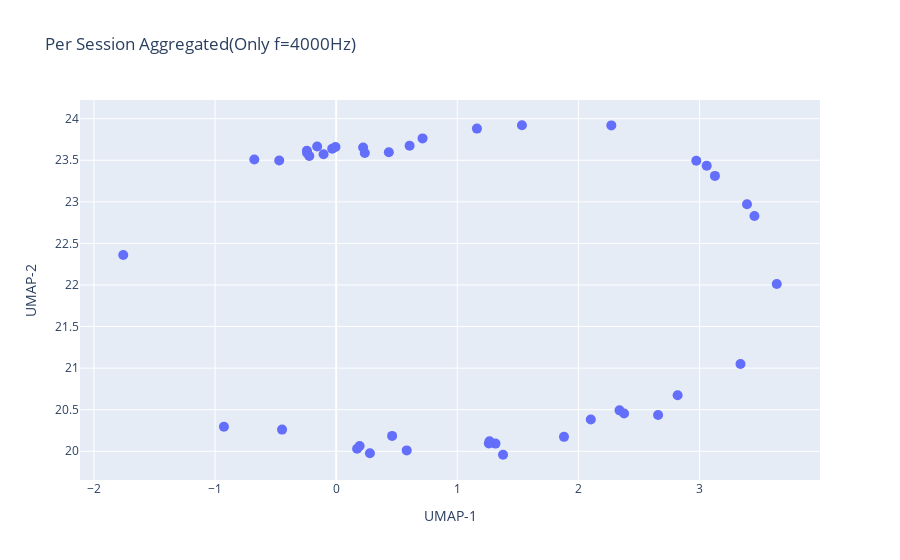

Notebook code for this chart:
### Code cell
train_emb, train_y, train_grp = load_dataset(split_df, _, feature_path, "train", model_type)
val_emb, val_y, val_grp = load_dataset(split_df, _, feature_path, "val", model_type)
test_emb, test_y, test_grp = load_dataset(split_df, _, feature_path, "test", model_type)
imp_emb, imp_y, imp_grp = load_dataset(split_df, _, feature_path, "impostor", model_type)

train_emb = torch.from_numpy(train_emb).float()
val_emb = torch.from_numpy(val_emb).float()
test_emb = torch.from_numpy(test_emb).float()
imp_emb = torch.from_numpy(imp_emb).float()

train_emb, val_emb, test_emb, imp_emb = z_score(train_emb, val_emb, test_emb, imp_emb)

freq = 2

emb_train_ses, y_train_ses, train_grp = aggregate_by_session_per_freq(train_emb, train_y, train_grp, train_freq, freq)    
emb_val_ses, y_val_ses, val_grp = aggregate_by_session_per_freq(val_emb, val_y, val_grp, val_freq, freq)
emb_test_ses, y_test_ses, test_grp = aggregate_by_session_per_freq(test_emb, test_y, test_grp, test_freq, freq)
emb_imp_ses, y_imp_ses, imp_grp = aggregate_by_session_per_freq(imp_emb, imp_y, imp_grp, imp_freq, freq)

group = []
for i, j in zip(y_train_ses, train_grp):
    if int(i) < 10:
        group.append(f"user_0{i}_session_{j}")
    else:
        group.append(f"user_{i}_session_{j}")
train_grp = np.array(group)

group = []
for i, j in zip(y_val_ses, val_grp):
    if int(i) < 10:
        group.append(f"user_0{i}_session_{j}")
    else:
        group.append(f"user_{i}_session_{j}")
val_grp = np.array(group)

group = []
for i, j in zip(y_test_ses, test_grp):
    if int(i) < 10:
        group.append(f"user_0{i}_session_{j}")
    else:
        group.append(f"user_{i}_session_{j}")
test_grp = np.array(group)

group = []
for i, j in zip(y_imp_ses, imp_grp):
    if int(i) < 10:
        group.append(f"user_0{i}_session_{j}")
    else:
        group.append(f"user_{i}_session_{j}")
imp_grp = np.array(group)

all_emb = torch.cat([emb_train_ses, emb_val_ses, emb_test_ses, emb_imp_ses], dim = 0)
all_users = np.concatenate([y_train_ses, y_val_ses, y_test_ses, y_imp_ses],axis = 0)
all_sessions = np.concatenate([train_grp, val_grp, test_grp, imp_grp], axis = 0)

import umap

umap_model = umap.UMAP(
    n_neighbors = 15,
    min_dist = 0.1,
    n_components = 2,
    metric = "cosine",   
    random_state = 19
)

umap_model.fit_transform(emb_train_ses)
emb_u = umap_model.transform(all_emb)

import matplotlib.pyplot as plt
import plotly.graph_objects as go

fig = go.Figure(
    data = go.Scatter(
        x = emb_u[:, 0], 
        y = emb_u[:, 1],
        mode = "markers",
        marker = dict(size = 10),
        text = all_sessions,         
        hoverinfo = "text"
    )
)

fig.update_layout(
    title = "Per Session Aggregated(Only f=4000Hz)",
    xaxis_title = "UMAP-1",
    yaxis_title = "UMAP-2",
)

fig.show()

### Figure 1 — Plotly figure (JSON) as saved in the notebook; plotly's stock layout.template omitted (floating-point values rounded to 4 significant figures)
{"data": [{"hoverinfo": "text", "marker": {"size": 10}, "mode": "markers", "text": ["user_18_session_3", "user_18_session_2", "user_08_session_6", "user_08_session_2", "user_11_session_2", "user_11_session_3", "user_12_session_2", "user_12_session_3", "user_14_session_1", "user_03_session_1", "user_07_session_1", "user_07_session_3", "user_14_session_2", "user_03_session_2", "user_08_session_1", "user_18_session_4", "user_11_session_4", "user_12_session_1", "user_03_session_3", "user_14_session_3", "user_07_session_2", "user_08_session_4", "user_18_session_1", "user_11_session_1", "user_12_session_4", "user_14_session_4", "user_03_session_4", "user_07_session_4", "user_08_session_5", "user_08_session_3", "user_02_session_1", "user_15_session_1", "user_02_session_2", "user_15_session_2", "user_05_session_2", "user_05_session_1", "user_13_session_2", "user_04_session_2", "user_13_session_1", "user_04_session_1", "user_10_session_1", "user_10_session_2"], "type": "scatter", "x": [0.2361, 1.162, 0.6062, 0.4617, 3.454, 3.638, 2.973, -0.4704, 1.315, -0.9269, 2.339, -1.758, 1.534, -0.447, 1.266, 1.261, 2.658, 3.059, 0.1726, -0.03329, 1.378, -0.1044, 2.102, 3.392, -0.6761, -0.242, -0.005975, 0.5822, 0.4347, -0.1572, 2.377, 0.1936, 3.338, 3.127, 0.7131, 0.2224, -0.2404, 2.272, -0.222, 2.819, 0.2785, 1.881], "y": [23.59, 23.88, 23.68, 20.18, 22.83, 22.01, 23.49, 23.5, 20.09, 20.3, 20.49, 22.36, 23.92, 20.26, 20.12, 20.09, 20.44, 23.43, 20.03, 23.64, 19.96, 23.57, 20.38, 22.97, 23.51, 23.62, 23.66, 20.01, 23.6, 23.67, 20.45, 20.06, 21.05, 23.31, 23.76, 23.65, 23.59, 23.92, 23.55, 20.67, 19.98, 20.17]}], "layout": {"title": {"text": "Per Session Aggregated(Only f=4000Hz)"}, "xaxis": {"title": {"text": "UMAP-1"}}, "yaxis": {"title": {"text": "UMAP-2"}}}}
